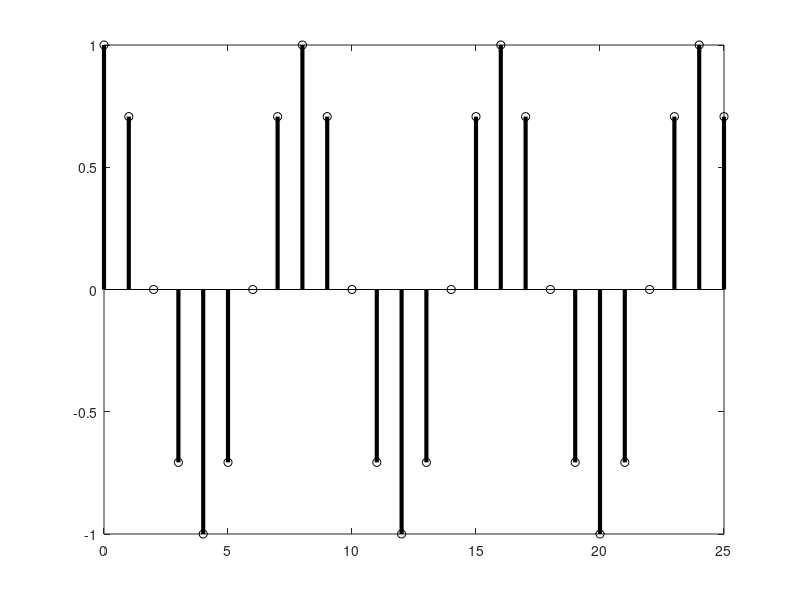

This figure's MATLAB source:
w0 = pi/4;
n = [0:25];
u = n >= 0; % implements stepfun
x = cos(w0*n);
h = x.*u;
figure, stem(n,h,'k','LineWidth',3);